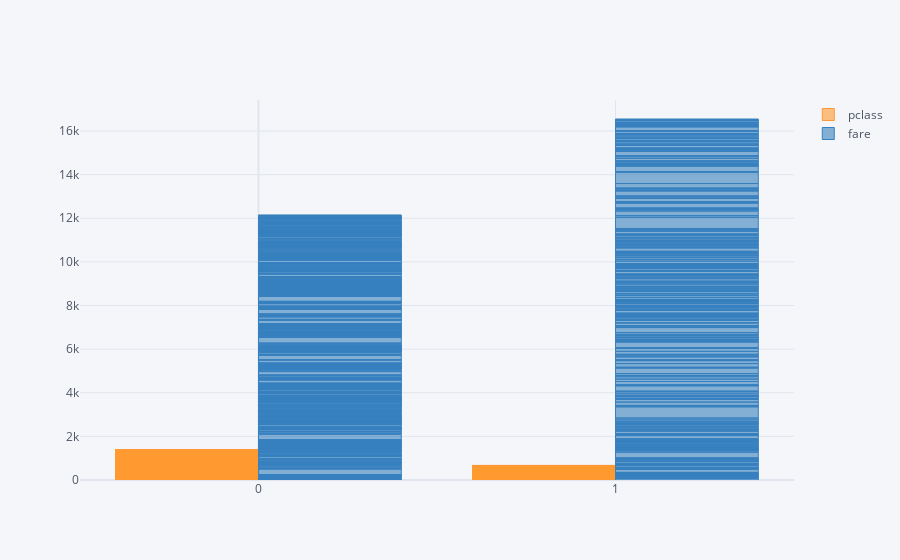

Notebook code cell kept with this figure:
### Code cell
titanic.iplot(kind='bar',y=['pclass','fare'], x='survived')

### Figure 1 — Plotly figure (JSON) as saved in the notebook; plotly's stock layout.template omitted (floating-point values rounded to 4 significant figures; data arrays with more than 128 entries replaced by an {"elided": "..."} marker saying what was removed)
{"data": [{"marker": {"color": "rgba(255, 153, 51, 0.6)", "line": {"color": "rgba(255, 153, 51, 1.0)", "width": 1}}, "name": "pclass", "orientation": "v", "text": "", "type": "bar", "x": {"elided": "891 int values"}, "y": {"elided": "891 int values"}}, {"marker": {"color": "rgba(55, 128, 191, 0.6)", "line": {"color": "rgba(55, 128, 191, 1.0)", "width": 1}}, "name": "fare", "orientation": "v", "text": "", "type": "bar", "x": {"elided": "891 int values"}, "y": {"elided": "891 float values"}}], "layout": {"legend": {"bgcolor": "#F5F6F9", "font": {"color": "#4D5663"}}, "paper_bgcolor": "#F5F6F9", "plot_bgcolor": "#F5F6F9", "title": {"font": {"color": "#4D5663"}}, "xaxis": {"gridcolor": "#E1E5ED", "showgrid": true, "tickfont": {"color": "#4D5663"}, "title": {"font": {"color": "#4D5663"}, "text": ""}, "zerolinecolor": "#E1E5ED"}, "yaxis": {"gridcolor": "#E1E5ED", "showgrid": true, "tickfont": {"color": "#4D5663"}, "title": {"font": {"color": "#4D5663"}, "text": ""}, "zerolinecolor": "#E1E5ED"}}}
